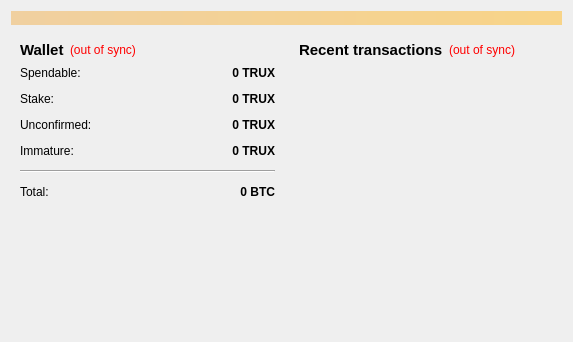
<?xml version="1.0" encoding="UTF-8"?>
<ui version="4.0">
 <class>OverviewPage</class>
 <widget class="QWidget" name="OverviewPage">
  <property name="geometry">
   <rect>
    <x>0</x>
    <y>0</y>
    <width>573</width>
    <height>342</height>
   </rect>
  </property>
  <property name="windowTitle">
   <string>Form</string>
  </property>
  <layout class="QVBoxLayout" name="topLayout">
   <item>
    <widget class="QLabel" name="labelAlerts">
     <property name="visible">
      <bool>false</bool>
     </property>
     <property name="styleSheet">
      <string notr="true">background-color: qlineargradient(x1: 0, y1: 0, x2: 1, y2: 0, stop:0 #F0D0A0, stop:1 #F8D488);  color:#000000
</string>
     </property>
     <property name="wordWrap">
      <bool>true</bool>
     </property>
     <property name="margin">
      <number>3</number>
     </property>
    </widget>
   </item>
   <item>
    <layout class="QHBoxLayout" name="horizontalLayout" stretch="1,1">
     <item>
      <layout class="QVBoxLayout" name="verticalLayout_2">
       <item>
        <widget class="QWidget" name="widget" native="true">
         <layout class="QVBoxLayout" name="verticalLayout_4">
          <item>
           <layout class="QHBoxLayout" name="horizontalLayout_4">
            <item>
             <widget class="QLabel" name="label_5">
              <property name="font">
               <font>
                <pointsize>11</pointsize>
                <weight>75</weight>
                <bold>true</bold>
               </font>
              </property>
              <property name="text">
               <string>Wallet</string>
              </property>
             </widget>
            </item>
            <item>
             <widget class="QLabel" name="labelWalletStatus">
              <property name="toolTip">
               <string>The displayed information may be out of date. Your wallet automatically synchronizes with the GlobalTruckExchange network after a connection is established, but this process has not completed yet.</string>
              </property>
              <property name="styleSheet">
               <string notr="true">QLabel { color: red; }</string>
              </property>
              <property name="text">
               <string notr="true">(out of sync)</string>
              </property>
              <property name="alignment">
               <set>Qt::AlignLeading|Qt::AlignLeft|Qt::AlignVCenter</set>
              </property>
             </widget>
            </item>
            <item>
             <spacer name="horizontalSpacer_2">
              <property name="orientation">
               <enum>Qt::Horizontal</enum>
              </property>
              <property name="sizeHint" stdset="0">
               <size>
                <width>40</width>
                <height>20</height>
               </size>
              </property>
             </spacer>
            </item>
           </layout>
          </item>
          <item>
           <layout class="QFormLayout" name="formLayout_2">
            <property name="fieldGrowthPolicy">
             <enum>QFormLayout::AllNonFixedFieldsGrow</enum>
            </property>
            <property name="horizontalSpacing">
             <number>12</number>
            </property>
            <property name="verticalSpacing">
             <number>12</number>
            </property>
            <item row="0" column="0">
             <widget class="QLabel" name="label">
              <property name="text">
               <string>Spendable:</string>
              </property>
             </widget>
            </item>
            <item row="0" column="1">
             <widget class="QLabel" name="labelBalance">
              <property name="font">
               <font>
                <weight>75</weight>
                <bold>true</bold>
               </font>
              </property>
              <property name="cursor">
               <cursorShape>IBeamCursor</cursorShape>
              </property>
              <property name="toolTip">
               <string>Your current spendable balance</string>
              </property>
              <property name="text">
               <string notr="true">0 TRUX</string>
              </property>
              <property name="alignment">
               <set>Qt::AlignRight|Qt::AlignTrailing|Qt::AlignVCenter</set>
              </property>
              <property name="textInteractionFlags">
               <set>Qt::LinksAccessibleByMouse|Qt::TextSelectableByKeyboard|Qt::TextSelectableByMouse</set>
              </property>
             </widget>
            </item>
            <item row="1" column="0">
             <widget class="QLabel" name="label_6">
              <property name="text">
               <string>Stake:</string>
              </property>
             </widget>
            </item>
            <item row="1" column="1">
             <widget class="QLabel" name="labelStake">
              <property name="font">
               <font>
                <weight>75</weight>
                <bold>true</bold>
               </font>
              </property>
              <property name="cursor">
               <cursorShape>IBeamCursor</cursorShape>
              </property>
              <property name="toolTip">
               <string>Total of coins that was staked, and do not yet count toward the current balance</string>
              </property>
              <property name="text">
               <string notr="true">0 TRUX</string>
              </property>
              <property name="alignment">
               <set>Qt::AlignRight|Qt::AlignTrailing|Qt::AlignVCenter</set>
              </property>
              <property name="textInteractionFlags">
               <set>Qt::LinksAccessibleByMouse|Qt::TextSelectableByKeyboard|Qt::TextSelectableByMouse</set>
              </property>
             </widget>
            </item>
            <item row="2" column="0">
             <widget class="QLabel" name="label_3">
              <property name="text">
               <string>Unconfirmed:</string>
              </property>
             </widget>
            </item>
            <item row="2" column="1">
             <widget class="QLabel" name="labelUnconfirmed">
              <property name="font">
               <font>
                <weight>75</weight>
                <bold>true</bold>
               </font>
              </property>
              <property name="cursor">
               <cursorShape>IBeamCursor</cursorShape>
              </property>
              <property name="toolTip">
               <string>Total of transactions that have yet to be confirmed, and do not yet count toward the current balance</string>
              </property>
              <property name="text">
               <string notr="true">0 TRUX</string>
              </property>
              <property name="alignment">
               <set>Qt::AlignRight|Qt::AlignTrailing|Qt::AlignVCenter</set>
              </property>
              <property name="textInteractionFlags">
               <set>Qt::LinksAccessibleByMouse|Qt::TextSelectableByKeyboard|Qt::TextSelectableByMouse</set>
              </property>
             </widget>
            </item>
            <item row="3" column="0">
             <widget class="QLabel" name="labelImmatureText">
              <property name="text">
               <string>Immature:</string>
              </property>
             </widget>
            </item>
            <item row="3" column="1">
             <widget class="QLabel" name="labelImmature">
              <property name="font">
               <font>
                <weight>75</weight>
                <bold>true</bold>
               </font>
              </property>
              <property name="toolTip">
               <string>Mined balance that has not yet matured</string>
              </property>
              <property name="text">
               <string notr="true">0 TRUX</string>
              </property>
              <property name="alignment">
               <set>Qt::AlignRight|Qt::AlignTrailing|Qt::AlignVCenter</set>
              </property>
              <property name="textInteractionFlags">
               <set>Qt::LinksAccessibleByMouse|Qt::TextSelectableByKeyboard|Qt::TextSelectableByMouse</set>
              </property>
             </widget>
            </item>
            <item row="4" column="0" colspan="2">
             <widget class="Line" name="line">
              <property name="orientation">
               <enum>Qt::Horizontal</enum>
              </property>
             </widget>
            </item>
            <item row="5" column="0">
             <widget class="QLabel" name="labelTotalText">
              <property name="text">
               <string>Total:</string>
              </property>
             </widget>
            </item>
            <item row="5" column="1">
             <widget class="QLabel" name="labelTotal">
              <property name="font">
               <font>
                <weight>75</weight>
                <bold>true</bold>
               </font>
              </property>
              <property name="cursor">
               <cursorShape>IBeamCursor</cursorShape>
              </property>
              <property name="toolTip">
               <string>Your current total balance</string>
              </property>
              <property name="text">
               <string notr="true">0 BTC</string>
              </property>
              <property name="alignment">
               <set>Qt::AlignRight|Qt::AlignTrailing|Qt::AlignVCenter</set>
              </property>
              <property name="textInteractionFlags">
               <set>Qt::LinksAccessibleByMouse|Qt::TextSelectableByKeyboard|Qt::TextSelectableByMouse</set>
              </property>
             </widget>
            </item>
           </layout>
          </item>
         </layout>
        </widget>
       </item>
       <item>
        <spacer name="verticalSpacer">
         <property name="orientation">
          <enum>Qt::Vertical</enum>
         </property>
         <property name="sizeHint" stdset="0">
          <size>
           <width>20</width>
           <height>40</height>
          </size>
         </property>
        </spacer>
       </item>
      </layout>
     </item>
     <item>
      <layout class="QVBoxLayout" name="verticalLayout_3">
       <item>
        <widget class="QWidget" name="widget_2" native="true">
         <layout class="QVBoxLayout" name="verticalLayout">
          <item>
           <layout class="QHBoxLayout" name="horizontalLayout_2">
            <item>
             <widget class="QLabel" name="label_4">
              <property name="font">
               <font>
                <pointsize>11</pointsize>
                <weight>75</weight>
                <bold>true</bold>
               </font>
              </property>
              <property name="text">
               <string>&lt;b&gt;Recent transactions&lt;/b&gt;</string>
              </property>
             </widget>
            </item>
            <item>
             <widget class="QLabel" name="labelTransactionsStatus">
              <property name="toolTip">
               <string>The displayed information may be out of date. Your wallet automatically synchronizes with the GlobalTruckExchange network after a connection is established, but this process has not completed yet.</string>
              </property>
              <property name="styleSheet">
               <string notr="true">QLabel { color: red; }</string>
              </property>
              <property name="text">
               <string notr="true">(out of sync)</string>
              </property>
              <property name="alignment">
               <set>Qt::AlignRight|Qt::AlignTrailing|Qt::AlignVCenter</set>
              </property>
             </widget>
            </item>
            <item>
             <spacer name="horizontalSpacer">
              <property name="orientation">
               <enum>Qt::Horizontal</enum>
              </property>
              <property name="sizeHint" stdset="0">
               <size>
                <width>40</width>
                <height>20</height>
               </size>
              </property>
             </spacer>
            </item>
           </layout>
          </item>
          <item>
           <widget class="QListView" name="listTransactions">
            <property name="styleSheet">
             <string notr="true">QListView { background: transparent; }</string>
            </property>
            <property name="frameShape">
             <enum>QFrame::NoFrame</enum>
            </property>
            <property name="verticalScrollBarPolicy">
             <enum>Qt::ScrollBarAlwaysOff</enum>
            </property>
            <property name="horizontalScrollBarPolicy">
             <enum>Qt::ScrollBarAlwaysOff</enum>
            </property>
            <property name="selectionMode">
             <enum>QAbstractItemView::NoSelection</enum>
            </property>
           </widget>
          </item>
         </layout>
        </widget>
       </item>
      </layout>
     </item>
    </layout>
   </item>
  </layout>
 </widget>
 <resources/>
 <connections/>
</ui>
